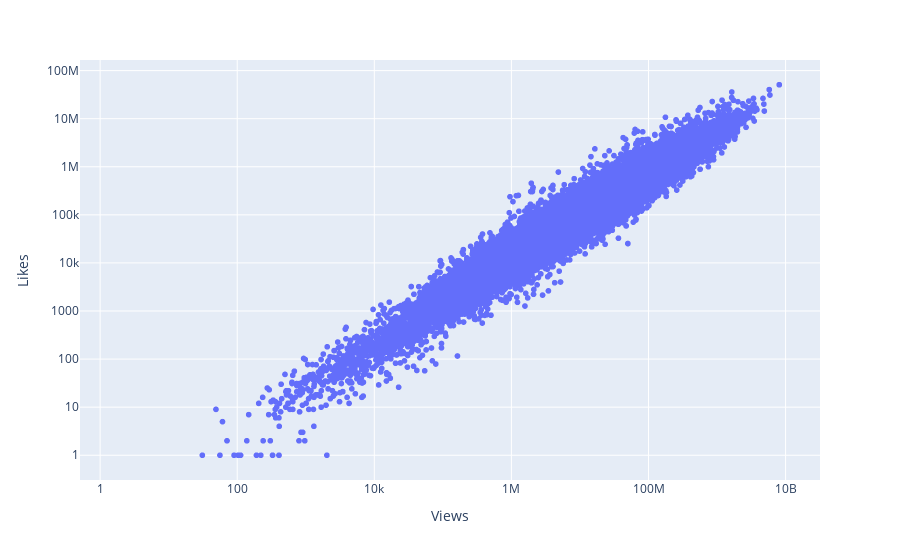

Notebook source saved alongside this figure:
### Code cell
# import px
import plotly.express as px

# this is data leakage; however did it to show how if we ran regression including views then the regression analysis would be dominated by the views
fig = px.scatter(df, df['Views'], df['Likes'])
fig.update_layout(xaxis_type='log', yaxis_type='log')

### Figure 1 — Plotly figure (JSON) as saved in the notebook; plotly's stock layout.template omitted (floating-point values rounded to 4 significant figures; data arrays with more than 128 entries replaced by an {"elided": "..."} marker saying what was removed)
{"data": [{"hovertemplate": "Views=%{x}<br>Likes=%{y}<extra></extra>", "legendgroup": "", "marker": {"color": "#636efa", "symbol": "circle"}, "mode": "markers", "name": "", "showlegend": false, "type": "scattergl", "x": {"elided": "20718 int values"}, "xaxis": "x", "y": {"elided": "20718 int values"}, "yaxis": "y"}], "layout": {"legend": {"tracegroupgap": 0}, "margin": {"t": 60}, "xaxis": {"anchor": "y", "domain": [0, 1], "title": {"text": "Views"}, "type": "log"}, "yaxis": {"anchor": "x", "domain": [0, 1], "title": {"text": "Likes"}, "type": "log"}}}
